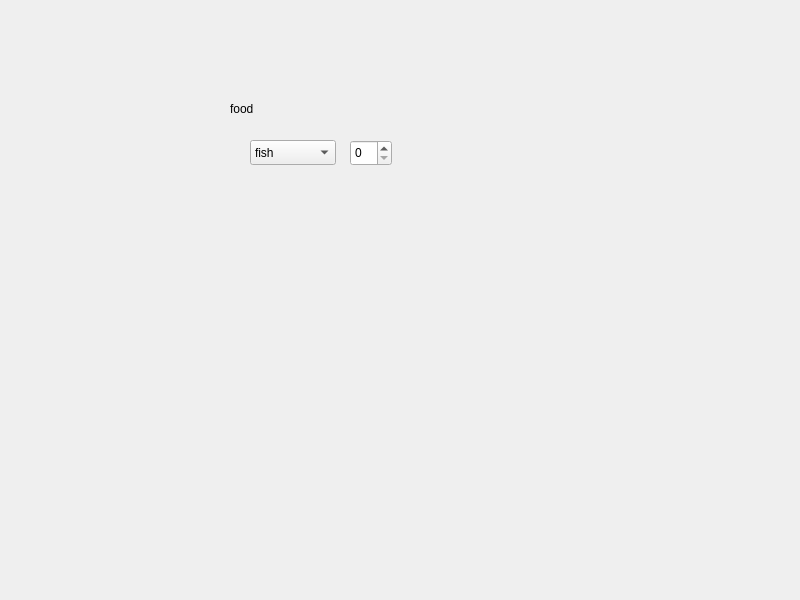
<?xml version="1.0" encoding="UTF-8"?>
<ui version="4.0">
 <class>Widget</class>
 <widget class="QWidget" name="Widget">
  <property name="geometry">
   <rect>
    <x>0</x>
    <y>0</y>
    <width>800</width>
    <height>600</height>
   </rect>
  </property>
  <property name="windowTitle">
   <string>Widget</string>
  </property>
  <widget class="QLabel" name="label">
   <property name="geometry">
    <rect>
     <x>230</x>
     <y>100</y>
     <width>67</width>
     <height>17</height>
    </rect>
   </property>
   <property name="text">
    <string>food</string>
   </property>
  </widget>
  <widget class="QComboBox" name="comboBox">
   <property name="geometry">
    <rect>
     <x>250</x>
     <y>140</y>
     <width>86</width>
     <height>25</height>
    </rect>
   </property>
   <item>
    <property name="text">
     <string>fish</string>
    </property>
   </item>
   <item>
    <property name="text">
     <string>meat</string>
    </property>
   </item>
   <item>
    <property name="text">
     <string>apple</string>
    </property>
   </item>
  </widget>
  <widget class="QSpinBox" name="spinBox">
   <property name="geometry">
    <rect>
     <x>350</x>
     <y>140</y>
     <width>42</width>
     <height>26</height>
    </rect>
   </property>
  </widget>
 </widget>
 <resources/>
 <connections/>
</ui>
